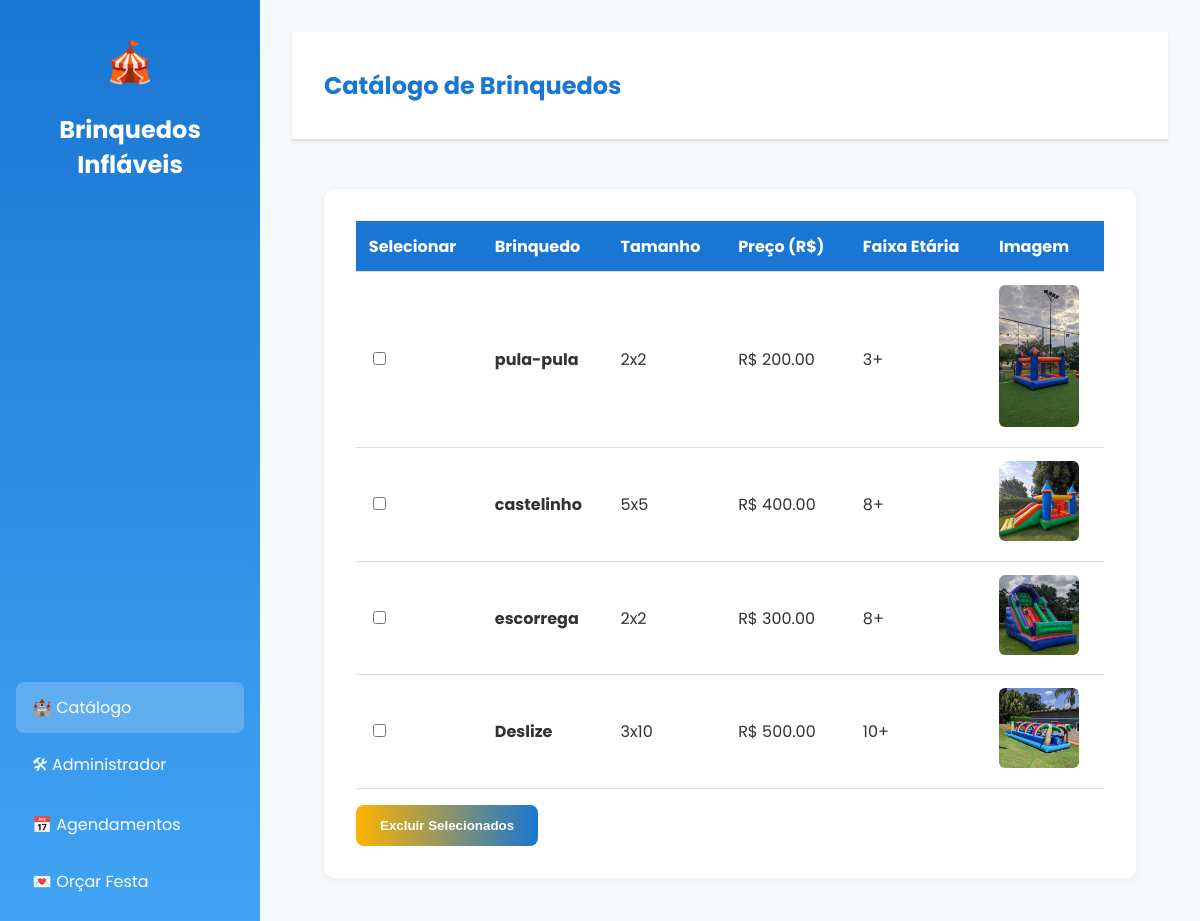
Page /usuario on the committed database.
### storage.py (models this page shows)
class Brinquedo(db.Model):
    id = db.Column(db.Integer, primary_key=True)
    nome = db.Column(db.String(100), nullable=False)
    tamanho = db.Column(db.String(50))
    preco = db.Column(db.Float, nullable=False)
    faixa_etaria = db.Column(db.String(50))
    caminho_imagem = db.Column(db.String(200))

### routes.py (the view)
@app.route('/usuario')
def pagina_usuario():
    brinquedos = Brinquedo.query.all()
    page_content = render_template('catalogo.html', brinquedos=brinquedos)
    return render_template(
        'home.html',
        active_page='usuario',
        page_title='Catálogo de Brinquedos',
        page_content=page_content
    )

### templates/catalogo.html
<div class="card">
    <form method="post" action="/excluir_selecionados">
        <table class="table">
            <thead>
                <tr>
                    <th>Selecionar</th>
                    <th>Brinquedo</th>
                    <th>Tamanho</th>
                    <th>Preço (R$)</th>
                    <th>Faixa Etária</th>
                    <th>Imagem</th>
                </tr>
            </thead>
            <tbody>
                {% for brinquedo in brinquedos %}
                <tr>
                    <td><input type="checkbox" name="selecionados" value="{{ brinquedo.id }}"></td>
                    <td><strong>{{ brinquedo.nome }}</strong></td>
                    <td>{{ brinquedo.tamanho }}</td>
                    <td>R$ {{ "%.2f"|format(brinquedo.preco) }}</td>
                    <td>{{ brinquedo.faixa_etaria }}</td>
                    <td>
                        <img src="{{ url_for('static', filename='imagens/' ~ brinquedo.caminho_imagem) }}" class="thumb">
                    </td>
                </tr>
                {% endfor %}
            </tbody>
        </table>
        <button type="submit" class="btn">Excluir Selecionados</button>
    </form>
</div>

### templates/home.html (shortened to what this page needs)
<!DOCTYPE html>
<html lang="pt-br">
<head>
    <link rel="stylesheet" href="{{ url_for('static', filename='style.css') }}">
</head>
<body>
    <div class="container">
        <aside class="sidebar">
            <div class="logo">
                <span class="emoji">🎪</span>
                <h1>Brinquedos Infláveis</h1>
            </div>
            <nav>
                <a href="/usuario" class="{{ 'active' if active_page == 'usuario' else '' }}">🏰 Catálogo</a>
                <a href="/admin" class="{{ 'active' if active_page == 'admin' else '' }}">🛠 Administrador</a>
                <a href="/agendamentos" class="{{ 'active' if active_page == 'agendamentos' else '' }}">📅 Agendamentos</a>
                <a href="/orcamentos" class="{{ 'active' if active_page == 'orcamentos' else '' }}">💌 Orçar Festa</a>
            </nav>
        </aside>
        <main class="content">
            <header class="page-header">
                <h2>{{ page_title }}</h2>
            </header>
            <section class="page-content">
                {{ page_content|safe }}
            </section>
        </main>
    </div>
</body>
</html>

### static/style.css (style rules this page uses)
body { margin: 0; font-family: 'Poppins', sans-serif; background: #f6f9fc; color: #333; }
.container { display: flex; min-height: 100vh; }
.sidebar { width: 260px; background: linear-gradient(180deg, #1976d2, #42a5f5); color: white; padding: 2rem 1rem; display: flex; flex-direction: column; justify-content: space-between; }
.sidebar .logo { text-align: center; }
.sidebar .emoji { font-size: 2.5rem; }
.sidebar nav { display: flex; flex-direction: column; margin-top: 2rem; }
.sidebar a { color: white; text-decoration: none; padding: 0.8rem 1rem; margin: 0.2rem 0; border-radius: 8px; transition: background 0.3s; }
.sidebar a:hover, .sidebar a.active { background: rgba(255, 255, 255, 0.2); }
.content { flex-grow: 1; padding: 2rem; }
.page-header { border-bottom: 2px solid #e0e0e0; margin-bottom: 1rem; }
.card { background: white; border-radius: 10px; padding: 2rem; box-shadow: 0 2px 10px rgba(0,0,0,0.05); }
.table { width: 100%; border-collapse: collapse; }
.table th, .table td { padding: 0.8rem; text-align: left; border-bottom: 1px solid #ddd; }
.table th { background: #1976d2; color: white; }
.thumb { width: 80px; border-radius: 6px; }
.btn { background: linear-gradient(90deg, #ffb300, #1976d2); color: white; border: none; padding: 0.8rem 1.5rem; border-radius: 8px; cursor: pointer; margin-top: 1rem; font-weight: 600; }
html, body { margin: 0; padding: 0; height: 100%; overflow: hidden; font-family: 'Poppins', sans-serif; background: #f6f9fc; }
.container { display: flex; height: 100vh; width: 100vw; }
.sidebar { position: fixed; left: 0; top: 0; width: 260px; height: 100vh; background: linear-gradient(180deg, #1976d2, #42a5f5); color: white; display: flex; flex-direction: column; justify-content: space-between; padding: 2rem 1rem; box-sizing: border-box; }
.content { margin-left: 260px; width: calc(100vw - 260px); height: 100vh; display: flex; flex-direction: column; overflow: hidden; }
.page-header { flex-shrink: 0; background: white; border-bottom: 2px solid #e0e0e0; padding: 1rem 2rem; font-weight: 600; color: #1976d2; box-shadow: 0 2px 4px rgba(0, 0, 0, 0.05); position: sticky; top: 0; z-index: 10; }
.page-content { flex-grow: 1; overflow-y: auto; padding: 2rem; box-sizing: border-box; }

### rows in the picture
Brinquedo: nome "pula-pula", tamanho "2x2", preco "200.00", faixa_etaria "3+", caminho_imagem (picture)
Brinquedo: nome "castelinho", tamanho "5x5", preco "400.00", faixa_etaria "8+", caminho_imagem (picture)
Brinquedo: nome "escorrega", tamanho "2x2", preco "300.00", faixa_etaria "8+", caminho_imagem (picture)
Brinquedo: nome "Deslize", tamanho "3x10", preco "500.00", faixa_etaria "10+", caminho_imagem (picture)

### other values in the picture
{{ page_title }} "Catálogo de Brinquedos"
